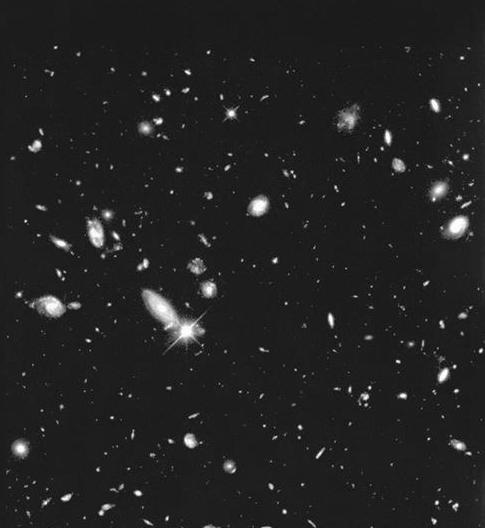
#> input picture Homeworks/HW1/HW_Image1.tif, 485 x 528 px
$ jupyter execute HW1.ipynb
#> lines starting #> are read from the running program, lines starting #| are printed output that depends on the picture; after the words box and inside, x2 and y2 are one past the last pixel; in counts of white or black regions, pixels touching at a corner belong together
[cell 1]
# pip install --upgrade tifffile

[cell 2]
import numpy as np
import matplotlib.pyplot as plt
from skimage import util, io, color, exposure, filters, morphology

# Q1

[cell 3]
hw1_img = io.imread("./HW_Image1.tif")
#> hw1_img is the input picture: shape (528, 485); min 0, max 255, mean 34.5
print(hw1_img.shape)
#| (528, 485)

[cell 4]
plt.imshow(hw1_img, cmap="gray")

### Gaussian Filter

[cell 5]
hw1_img_gaussian = filters.gaussian(hw1_img)
print(hw1_img_gaussian.shape)
#| (528, 485)
plt.imshow(hw1_img_gaussian, cmap="gray")

### Filter

[cell 6]
hw1_img_bw = filters.butterworth(hw1_img, high_pass=False, cutoff_frequency_ratio=0.1)
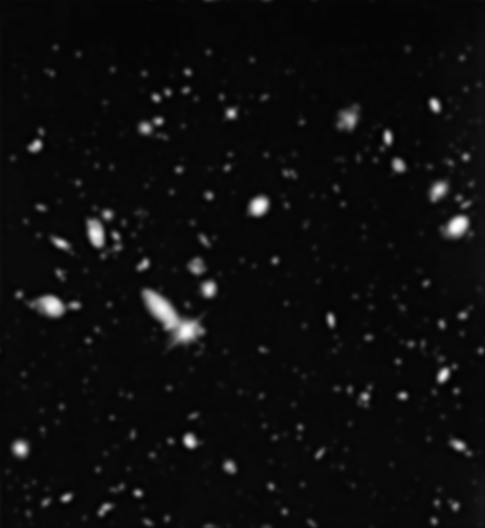
#> hw1_img_bw: shape (528, 485) float64; min 21.34, max 263.2, mean 34.5; drawn with min black and max white
plt.imshow(hw1_img_bw, cmap="gray")

[cell 7]
thresh = filters.threshold_otsu(hw1_img_gaussian)
#> thresh = 0.356
hw1_img_thresh = hw1_img_gaussian > thresh
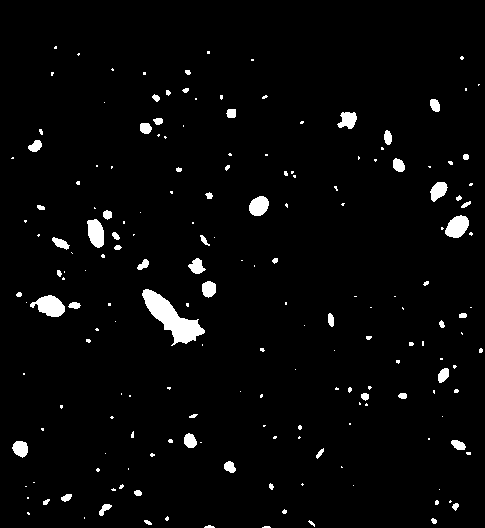
#> hw1_img_thresh: shape (528, 485) bool; 3% white; 187 white regions (126 under 20 px), largest, box (x1, y1, x2, y2) and area: (142, 289, 205, 346) 1392, (30, 295, 65, 317) 484, (445, 215, 469, 238) 391
plt.imshow(hw1_img_thresh, cmap="gray")

# Q2

[cell 8]
hw2_img = io.imread("./HW_Image2.tif")
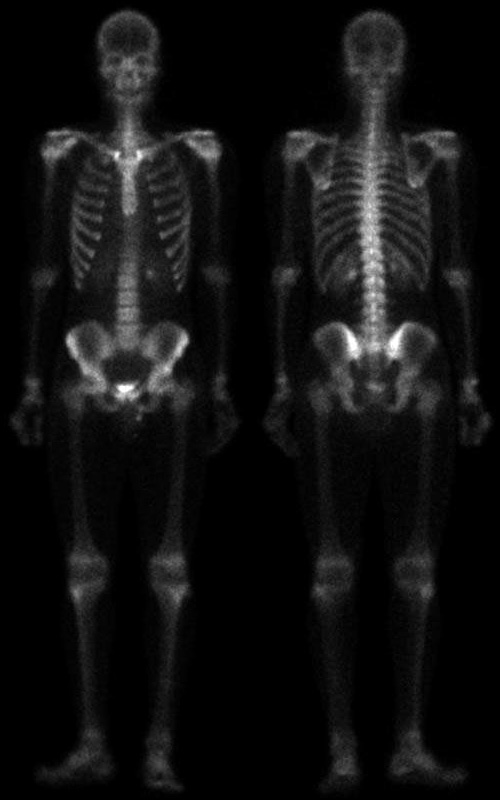
#> input picture Homeworks/HW1/HW_Image2.tif, 500 x 800 px
#> hw2_img is the input picture: shape (800, 500); min 0, max 255, mean 17.2
print(hw2_img.shape)
#| (800, 500)

[cell 9]
plt.imshow(hw2_img, cmap="gray")

[cell 10]
hw2_img_laplacian = filters.laplace(hw2_img)
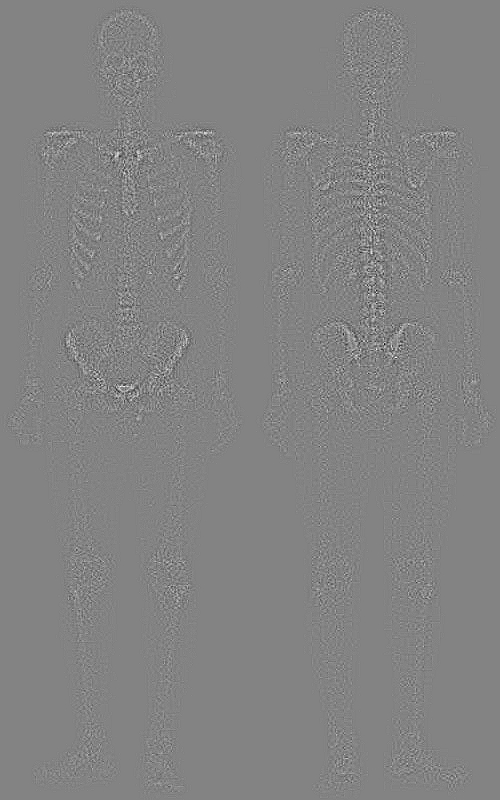
#> hw2_img_laplacian: shape (800, 500) float64; min -0.341, max 0.322, mean -5.27e-20; drawn with min black and max white
plt.imshow(hw2_img_laplacian, cmap="gray")

[cell 11]
hw2_img_sharpened = hw2_img + hw2_img_laplacian
plt.imshow(hw2_img_sharpened, cmap="gray")

[cell 12]
hw2_img_sobel = filters.sobel(hw2_img)
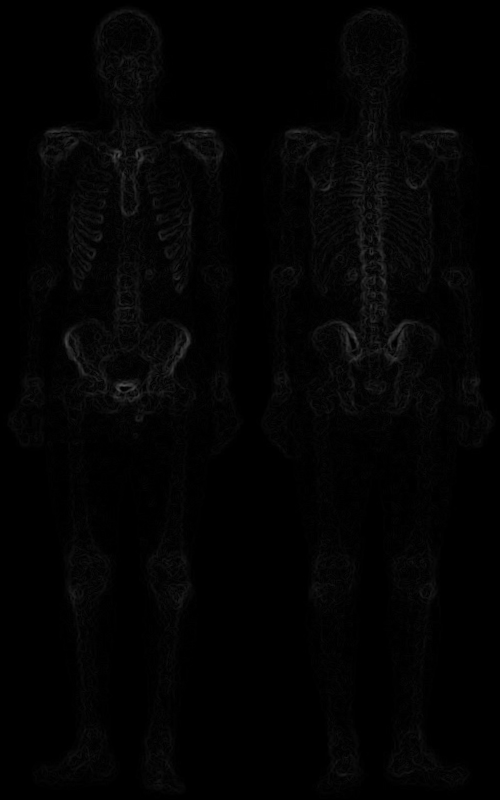
#> hw2_img_sobel: shape (800, 500) float64; min 0, max 0.318, mean 0.0136
plt.imshow(hw2_img_sobel, cmap="gray")

[cell 13]
hw2_img_smoothed = filters.rank.mean(util.img_as_ubyte(hw2_img_sobel), footprint=morphology.square(5))
plt.imshow(hw2_img_smoothed, cmap="gray")

[cell 14]
hw2_img_mask = hw2_img_laplacian * hw2_img_smoothed
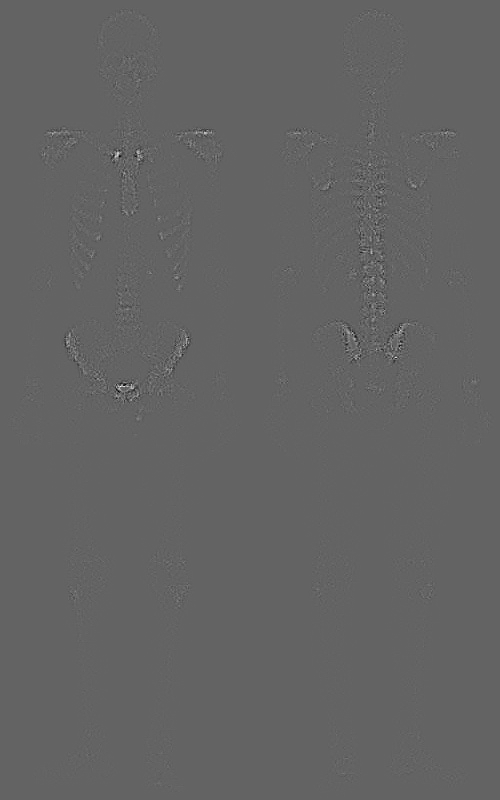
#> hw2_img_mask: shape (800, 500) float64; min -9, max 13.98, mean 0.00448; drawn with min black and max white
plt.imshow(hw2_img_mask, cmap="gray")

[cell 15]
hw2_img_sharpened2 = hw2_img + hw2_img_mask
plt.imshow(hw2_img_sharpened2, cmap="gray")

[cell 16]
# Had to rescale intensity because I had negative values
hw2_img_sharp_rescaled = exposure.rescale_intensity(hw2_img_sharpened2, (0, 255))

[cell 17]
hw2_img_power = exposure.adjust_gamma(hw2_img_sharp_rescaled, gamma=0.6)
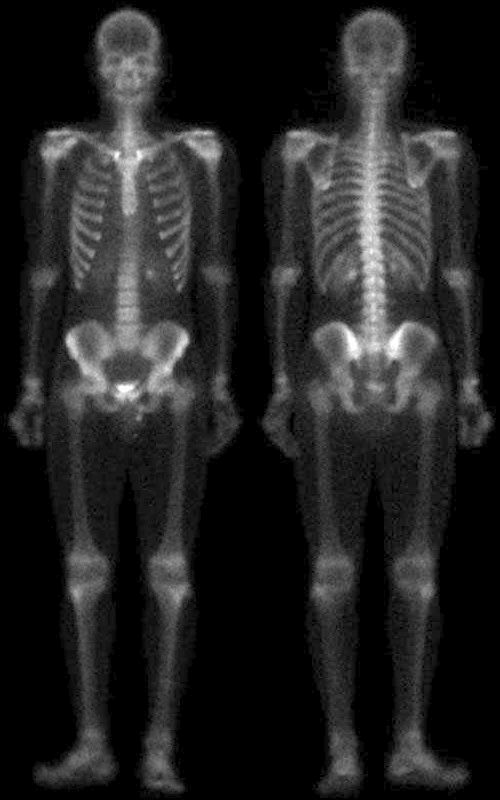
#> hw2_img_power: shape (800, 500) float64; min 0, max 1, mean 0.141
plt.imshow(hw2_img_power, cmap="gray")

# Q3

[cell 18]
hw3_img = io.imread("./HW_Image3.tif")
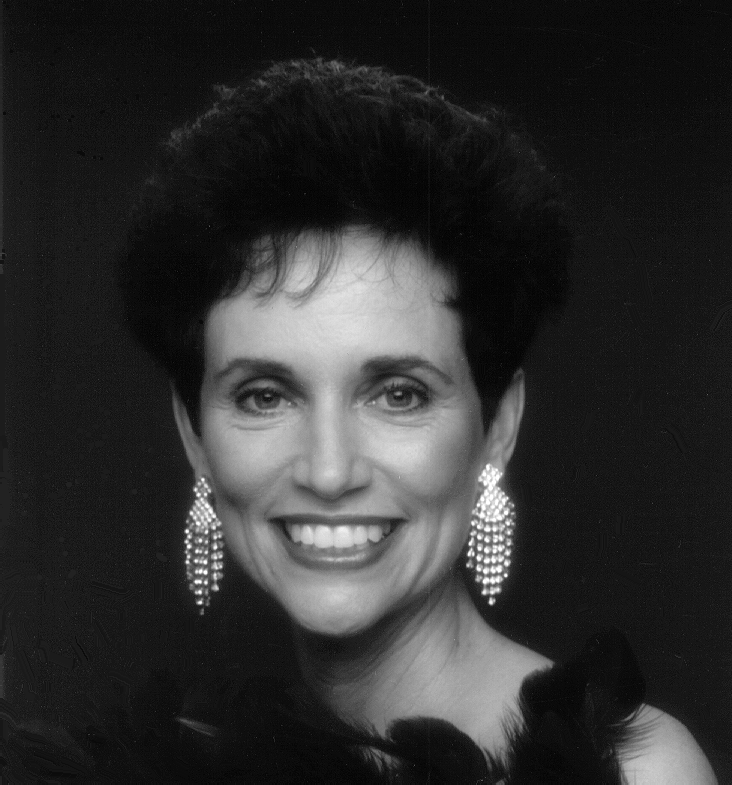
#> input picture Homeworks/HW1/HW_Image3.tif, 732 x 785 px
#> hw3_img is the input picture: shape (785, 732); min 0, max 255, mean 46.4
hw3_img.shape
#> Out = (785, 732)
